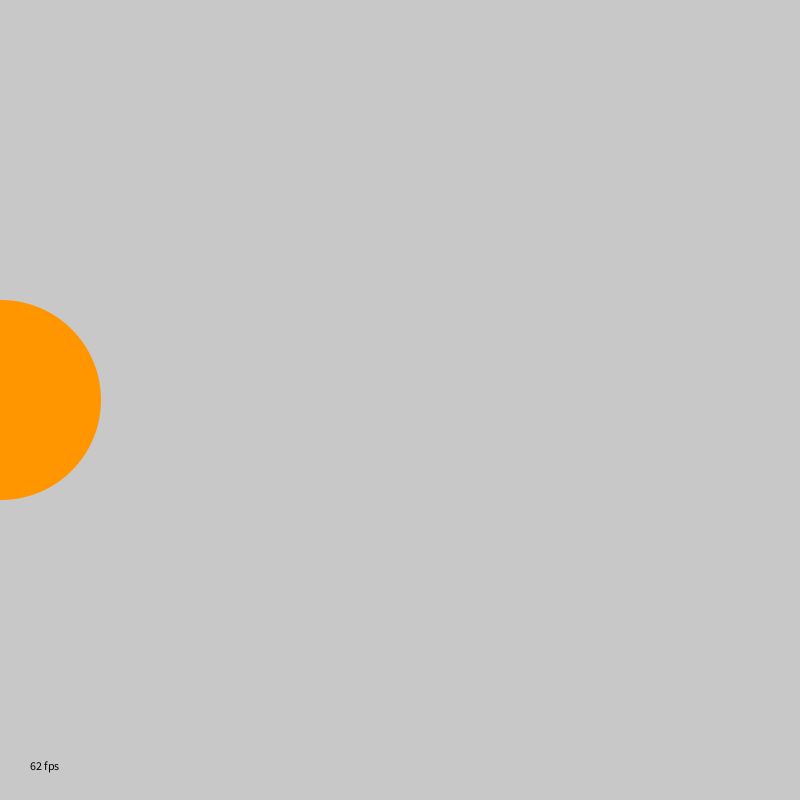
Frame 1 (no input)
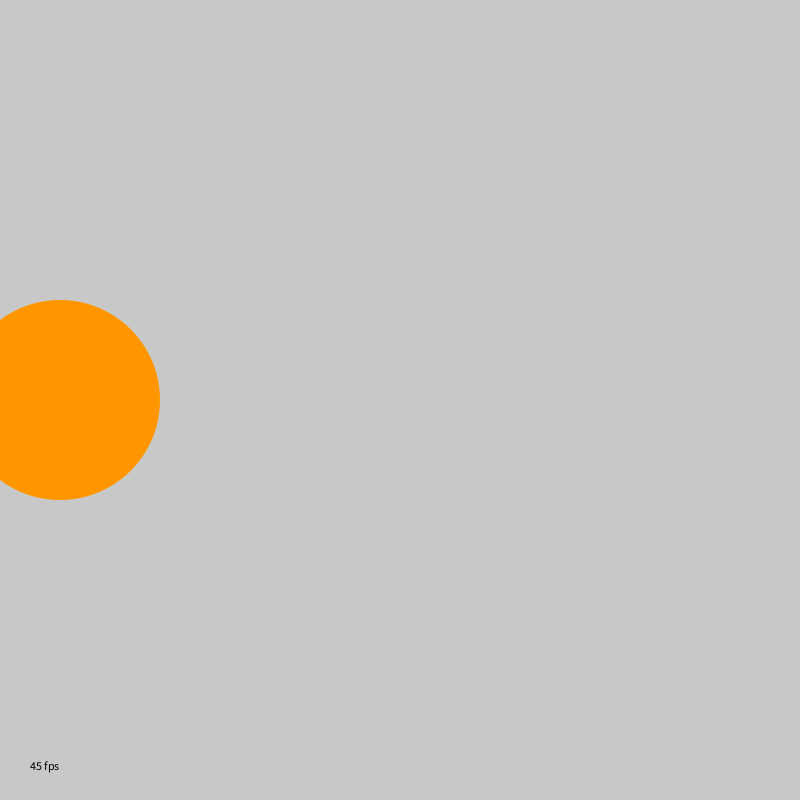
Frame 60 (the mouse pressed at the canvas centre just before this capture)
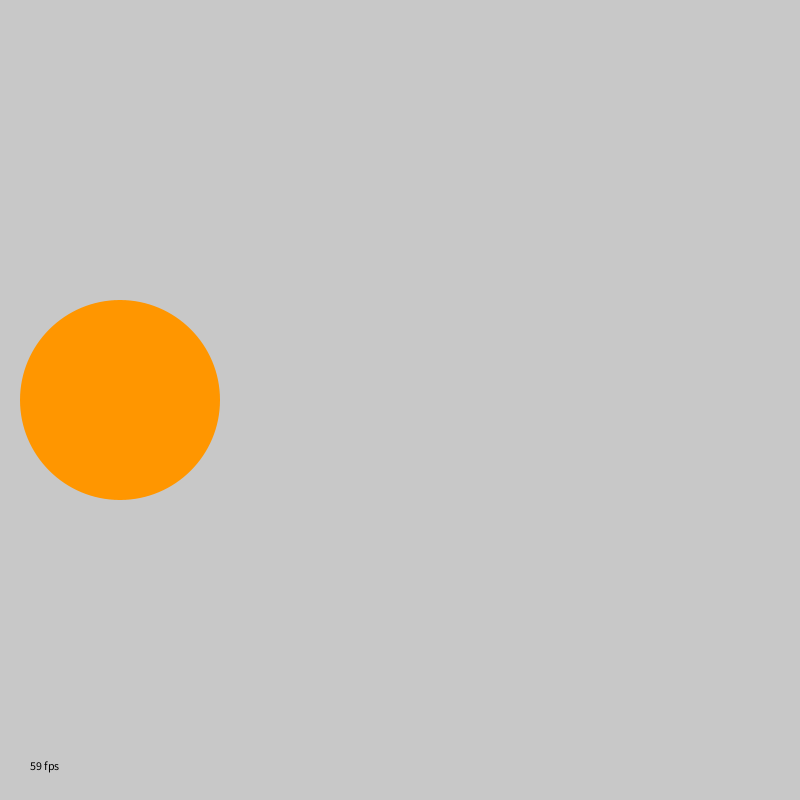
Frame 120 (the mouse held since frame 60 and released just before this capture)

The Processing sketch that drew these frames (run headless with seeded random() and noise(); from frame 60 on, the mouse is pressed at the canvas centre):

// Processing sketch: Conditionals
// ── Conditionals.pde

/*
CONDITIONALS
Jeff Thompson | 2017 | jeffreythompson.org

With the addition of iteration and recursion in your
toolbox, you have lots of powerful ways to run a sketch.
But if you want to control the flow, especially if you
want branching or complex choices. "Conditionals", also
known as if/else if/else statements, let our programs
make choices about what code to execute.

COMPARISONS:
We use a set of special symbols to compare values – you've
probably seen a few of these already:

  >    greater than                2 > 1
  <    less than                   1 < 2
  >=   greater than or equal to    4 >= 2+2
  <=   less than or equal to       1 <= 2+2 
  ==   equal to                    5 == 2+3
  &&   and                         a < b && b >= 10
  ||   or                          a < b || b > c

CHALLENGES:
1. Can you add a label for the circle's X position? Can
   you make it follow the ball? Can you make it switch
   to the left or right of the ball depending on where
   it is on the screen?
2. Can you make the circle move back-and-forth instead
   of just to the right? (Hint: you'll need a value for
   direction, and have that switch when the circle hits
   an edge.)
   
*/


// the simplest type of conditional is set with
// a "flag", a boolean variable that controls how
// a program functions – this can be helpful for
// changing how your sketch runs, like in this
// case adding debug info onscreen
boolean debug = true;

float x = 0;


void setup() {
  size(800,800);
  
  // basic comparison of two numbers
  int a = 1;
  int b = 2;
  if (a == b) {                        // are the two numbers equal?
    println("A is equal to B!");
  }
  else if (a > b) {                    // is a larger than b?
    println("A is greater than B!");
  }
  else {                               // if not equal and a is not greater than b...
    println("B is greater than A!");
  }
  
  // boolean comparison can be written using 
  // the == symbol, but we can also shorten it a
  // bit (which many people find easier to read, too)
  boolean enjoyIfStatements = true;
  if (enjoyIfStatements) {                // if true
    println("I enjoy if statements!");
  }
  
  boolean payingAttention = false;
  if (!payingAttention) {                 // if false
    println("Yeah, I'm not really listening to you right now.");
  }
  
  // multiple comparisons
  // if we want several conditions to be met in order
  // for something to happen, we can use the AND (&&) and
  // OR (||) symbols to combine conditional tests
  
  // for example, get hotdogs if I'm hungry and I've had
  // less than 6 hotdogs today
  boolean hungry = true;
  int numHotdogsEatenToday = 3;
  if (hungry && numHotdogsEatenToday < 6) {
    println("Let's go get a hotdog!");
  }
  
  // run away if zombies or cobras are present
  boolean zombies = true;
  boolean cobras = false;
  if (zombies || cobras) {
    println("Run away!");
  }
  
  // get a donut if I have enough money, or
  // if my friend is there and has enough for
  // both of us
  float donutCost = 1.50;
  float myMoney = 1.20;
  boolean friendPresent = true;
  float friendMoney = 4.50;
  if ( (myMoney > donutCost) || (friendPresent && (friendMoney > donutCost*2)) ) {
    println("I'm getting a donut!");
  }
  
  // string comparisons are a little different – for
  // the most reliable testing, we use the .equals()
  // comparison (if you want to know why, see this
  // http://stackoverflow.com/a/767379/1167783)
  String myName = "Jeff";
  String myCatsName = "Kahn";
  if (myName.equals(myCatsName)) {
    println("My cat and I have the same name!");
  }
  else {
    println("My cat and I have different names.");
  }
}


void draw() {
  background(200);
  
  // a simple "flag" set as a global variable
  // here, we show the frame rate for debugging
  // note that the if statement below is the 
  // same as "if (debug == true)"
  if (debug) {
    fill(0);
    noStroke();
    text(int(frameRate) + " fps", 30,height-30);
  }
  
  // we can also use the comparison symbols listed
  // above to control an object onscreen – here we
  // can make a circle move left-to-right, then jump
  // back to the left again
  x += 1;
  if (x > width) {    // if the circle is at the right edge...
    x = 0;            // ...reset its position to 0
  }
  fill(255,150,0);
  noStroke();
  ellipse(x,height/2, 200,200);
}
